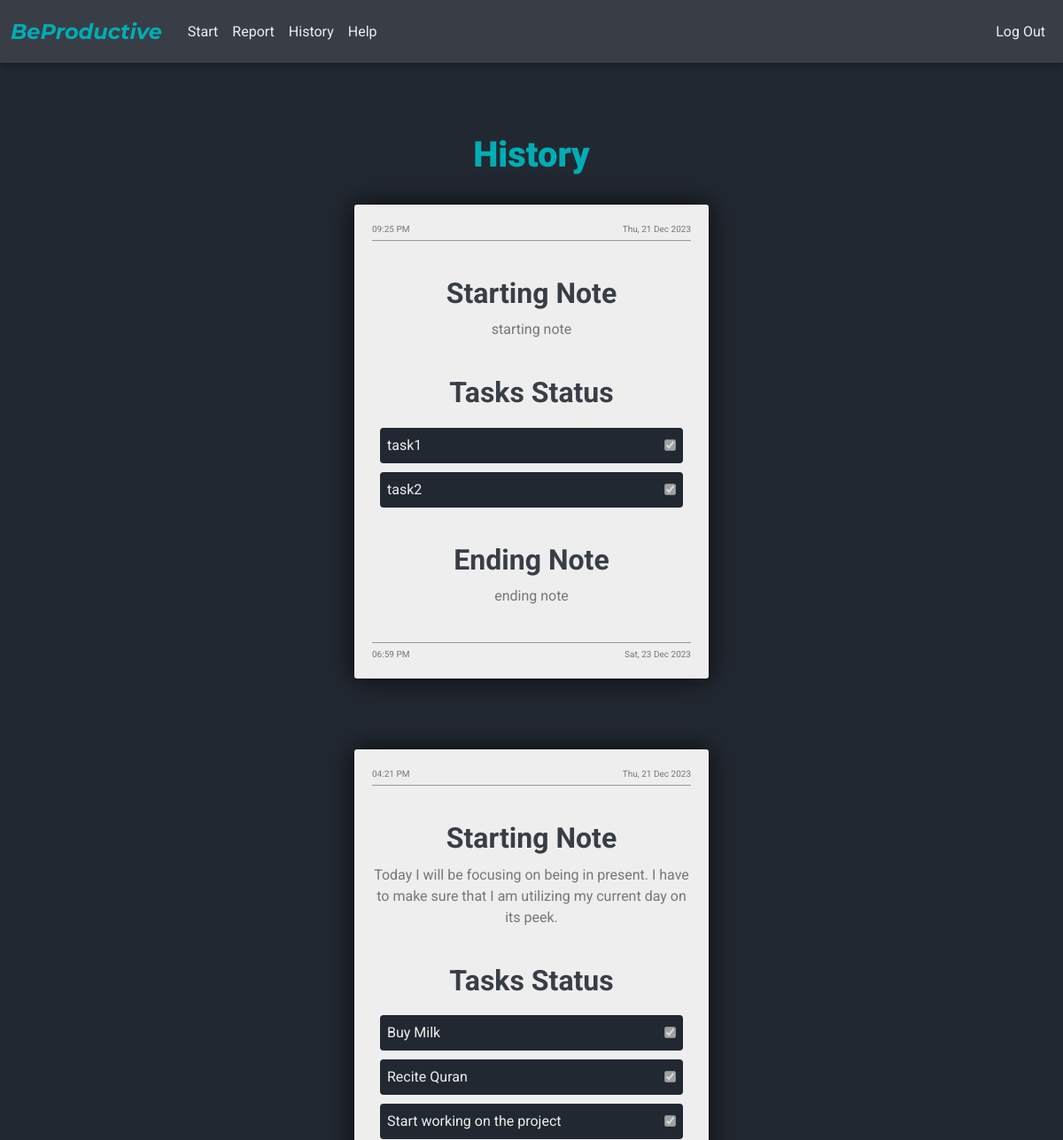
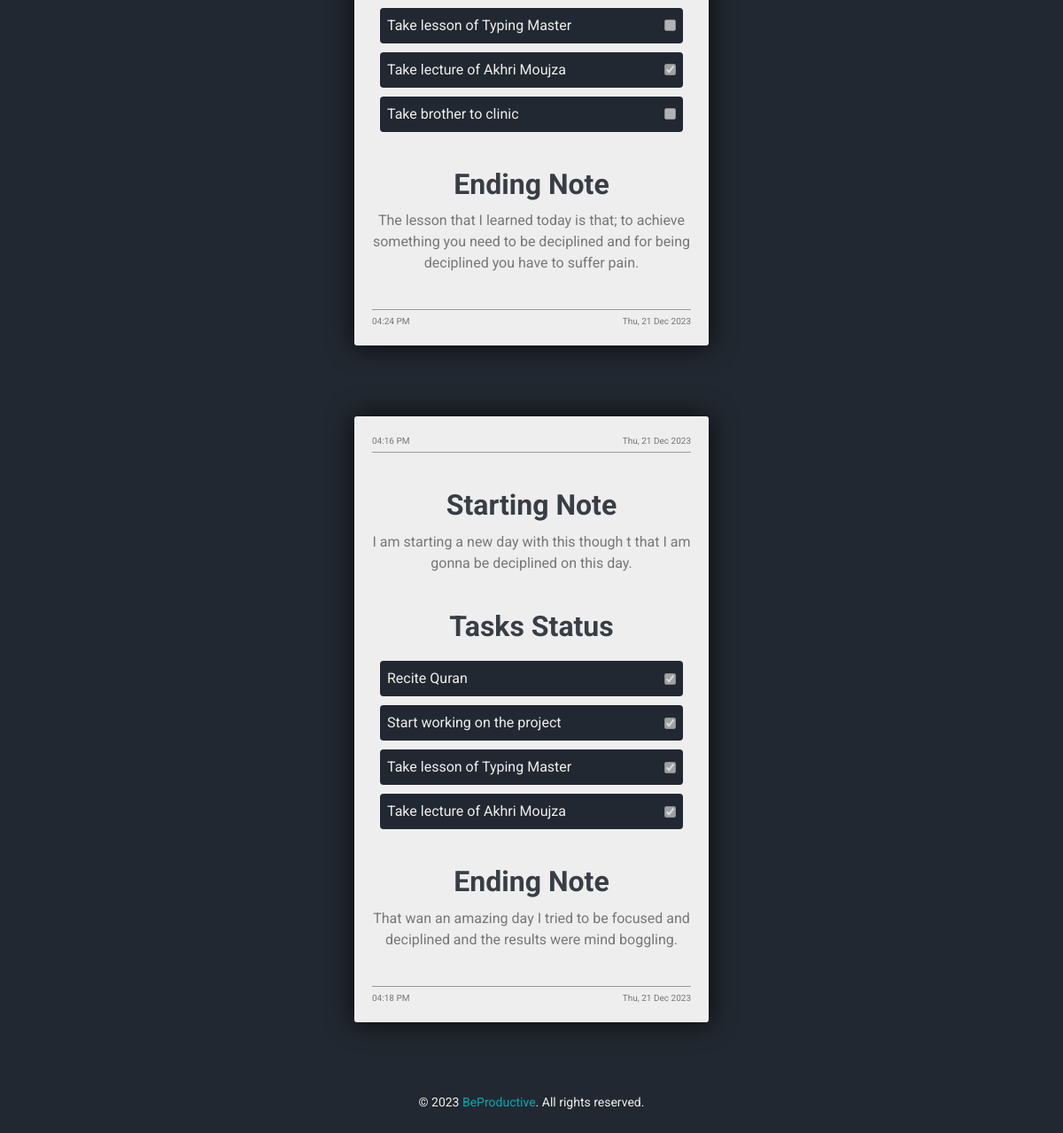
Screenshot of /history (signed in) with the database file from the repository (2 pictures, top to bottom).
### tables this page shows
CREATE TABLE days (
id INTEGER PRIMARY KEY AUTOINCREMENT NOT NULL,
startingNote TEXT NOT NULL,
startingTime TEXT NOT NULL,
startingDay TEXT NOT NULL,
endingNote TEXT,
endingTime TEXT,
endingDay TEXT,
status BOOLEAN NOT NULL
);

CREATE TABLE tasks (
id INTEGER PRIMARY KEY AUTOINCREMENT NOT NULL,
day_id INTEGER NOT NULL,
task TEXT NOT NULL,
status BOOLEAN NOT NULL,
FOREIGN KEY (day_id) REFERENCES days(id)
);

### app.py (the view)
@app.route("/history")
@login_required
def history():
    rows_for_days = db.execute("SELECT * FROM days WHERE id IN (SELECT day_id FROM relation WHERE user_id = ?) ORDER BY id DESC", session["user_id"])
    if len(rows_for_days) > 0:
        rows_for_tasks = db.execute("SELECT day_id, task, status FROM tasks WHERE day_id IN (SELECT day_id FROM relation WHERE user_id = ?) ORDER BY day_id DESC", session["user_id"])
        return render_template("history.html", days=rows_for_days, tasks=rows_for_tasks)
    else:
        return apology("You Have No Recorded History Yet!")

### app.py (called while the page is built)
@app.after_request
def after_request(response):
    response.headers["Cache-Control"] = "no-cache, no-store, must-revalidate"
    response.headers["Expires"] = 0
    response.headers["Pragma"] = "no-cache"
    return response

### helpers.py (called while the page is built)
def login_required(f):
    @wraps(f)
    def decorated_function(*args, **kwargs):
        if session.get("user_id") is None:
            return redirect("/login")
        return f(*args, **kwargs)
    return decorated_function

### templates/history.html (shortened to what this page needs)
{% extends "layout.html" %}
{% block main %}
    <div class="report">
        <h1 class="report-heading">History</h1>
        {% for day in days %}
            {% if day["status"] == 1 %}
                <div class="report-container">
                    <div class="starting-timestamp">
                        <span class="starting-time ">{{ day["startingTime"] }}</span>
                        <span class="starting-day">{{ day["startingDay"] }}</span>
                    </div>
                    <div class="starting-note-container">
                        <h2 class="starting-note-heading">Starting Note</h2>
                        <p class="starting-note">{{ day["startingNote"] }}</p>
                    </div>
                    <div class="tasks-container">
                        <h2 class="tasks-heading">Tasks Status</h2>
                        <div class="task-list">
                            {% for task in tasks %}
                                {% if task["day_id"] == day["id"] %}
                                    <div class="task-report">
                                        <span class="task-text">{{ task["task"] }}</span>
                                        <input class="report-task-checkbox" type="checkbox" {% if task['status'] %} checked {% endif %} disabled>
                                    </div>
                                {% endif %}
                            {% endfor %}
                        </div>
                    </div>
                    <div class="ending-note-container">
                        <h2 class="ending-note-heading">Ending Note</h2>
                        <p class="ending-note">{{ day["endingNote"] }}</p>
                    </div>
                    <div class="ending-timestamp">
                        <span class="ending-time ">{{ day["endingTime"] }}</span>
                        <span class="ending-day">{{ day["endingDay"] }}</span>
                    </div>
                </div>
            {% endif %}
        {% endfor %}
    </div>
{% endblock %}

### static/styles.css (style rules this page uses)
body, html { margin: 0; padding: 0; font-family: "Roboto", sans-serif; }
body { background-color: #222831; color: #EEEEEE; }
.report { margin: 80px auto; width: 80%; max-width: 400px; }
.report-heading { text-align: center; margin-bottom: 32px; font-family: "Roboto", sans-serif; font-weight: 900; font-size: 2.5rem; color: #00ADB5; }
.report-container { margin-bottom: 80px; background-color: #EEEEEE; color: #222831; padding: 20px; border-radius: 3px; box-shadow: 0 0 30px 0 rgba(0, 0, 0, 0.8); }
.starting-timestamp { display: flex; justify-content: space-between; margin-bottom: 40px; border-bottom: 1px solid #999999; padding-bottom: 5px; }
.starting-time, .starting-day { color: #777777; font-size: x-small; }
.starting-note-container { text-align: center; margin-bottom: 40px; }
.starting-note-heading { margin-bottom: 10px; font-family: "Roboto", sans-serif; font-weight: 700; color: #393E46; }
.starting-note-container .starting-note { color: #777777; }
.tasks-container { margin-bottom: 40px; }
.tasks-heading { text-align: center; margin-bottom: 20px; font-family: "Roboto", sans-serif; font-weight: 700; color: #393E46; }
.task-list { color: #EEEEEE; margin: auto; width: 95%; }
.task-report { display: flex; align-items: center; text-align: left; background-color: #222831; padding: 8px; margin-bottom: 10px; border-radius: 4px; font-family: 'Roboto', sans-serif; }
.report-task-checkbox { margin-left: auto; }
.ending-note-container { text-align: center; margin-bottom: 40px; }
.ending-note-heading { margin-bottom: 10px; font-family: "Roboto", sans-serif; font-weight: 700; color: #393E46; }
.ending-note-container .ending-note { color: #777777; }
.ending-timestamp { display: flex; justify-content: space-between; border-top: 1px solid #999999; padding-top: 5px; }
.ending-time, .ending-day { color: #777777; font-size: x-small; }

### rows the page displays
days: startingTime "09:25 PM", startingDay "Thu, 21 Dec 2023", startingNote "starting note", endingNote "ending note", endingTime "06:59 PM", endingDay "Sat, 23 Dec 2023"
tasks: task "task1", status "☑"
tasks: task "task2", status "☑"
days: startingTime "04:21 PM", startingDay "Thu, 21 Dec 2023", startingNote "Today I will be focusing on being in present. I have to make sure that I am utilizing my current day on its peek.", endingNote "The lesson that I learned today is that; to achieve something you need to be deciplined and for being deciplined you have to suffer pain.", endingTime "04:24 PM", endingDay "Thu, 21 Dec 2023"
tasks: task "Buy Milk", status "☑"
tasks: task "Recite Quran", status "☑"
tasks: task "Start working on the project", status "☑"
tasks: task "Take lesson of Typing Master"
tasks: task "Take lecture of Akhri Moujza", status "☑"
tasks: task "Take brother to clinic"
days: startingTime "04:16 PM", startingDay "Thu, 21 Dec 2023", startingNote "I am starting a new day with this though t that I am gonna be deciplined on this day.", endingNote "That wan an amazing day I tried to be focused and deciplined and the results were mind boggling.", endingTime "04:18 PM", endingDay "Thu, 21 Dec 2023"
tasks: task "Recite Quran", status "☑"
tasks: task "Start working on the project", status "☑"
tasks: task "Take lesson of Typing Master", status "☑"
tasks: task "Take lecture of Akhri Moujza", status "☑"
